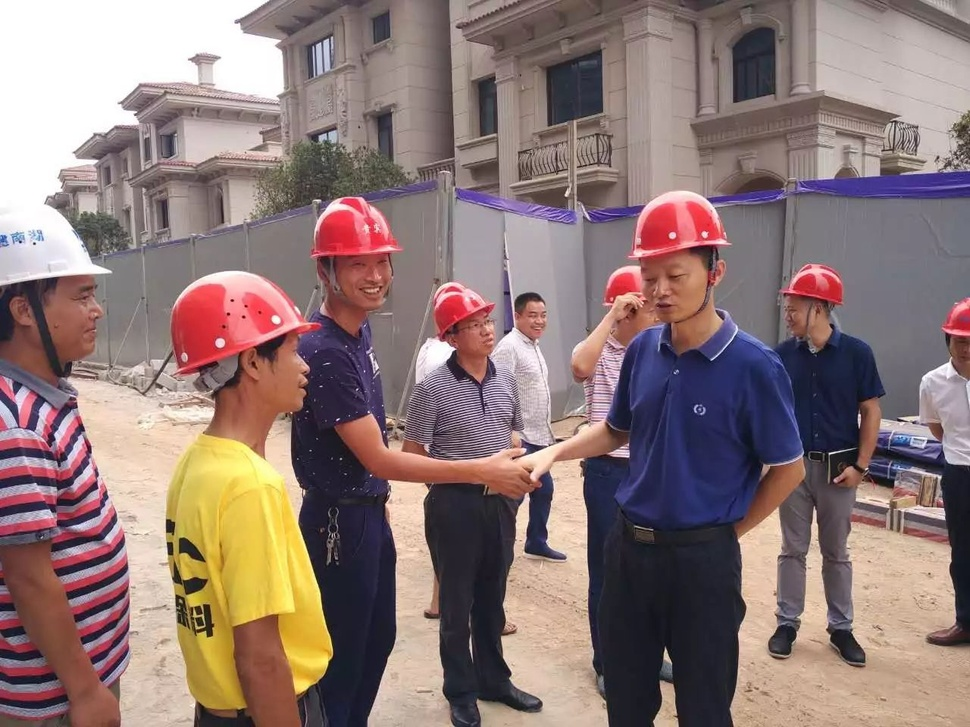
#> input picture models/1.jpg, 970 x 727 px, shrunk from 1280 x 960 before the run
$ python jpeg_quality_probe.py --image ../../../../models/1.jpg
#> lines starting #> are read from the running program, lines starting #| are printed output that depends on the picture
#!/usr/bin/env python3
"""Compare board JPEG encode time and size on an existing annotated frame."""
import argparse
import json
from pathlib import Path
import statistics
import time

import cv2


def main(argv=None):
    parser = argparse.ArgumentParser()
    parser.add_argument('--image', required=True)
    parser.add_argument('--iterations', type=int, default=30)
    args = parser.parse_args(argv)
    image = cv2.imread(args.image)
#> image is the input picture: shape (727, 970, 3); mean B, G, R 118.2, 120.7, 141.8
    if image is None:
        raise RuntimeError('image could not be decoded')
    height, width = image.shape[:2]
#> height = 727; width = 970
    cv2.rectangle(image, (20, 20), (width - 20, height - 20), (0, 200, 0), 2)
    cv2.putText(image, 'healthy | alarm: active | frame: 12345', (5, 20),
                cv2.FONT_HERSHEY_SIMPLEX, .45, (200, 200, 200), 1)
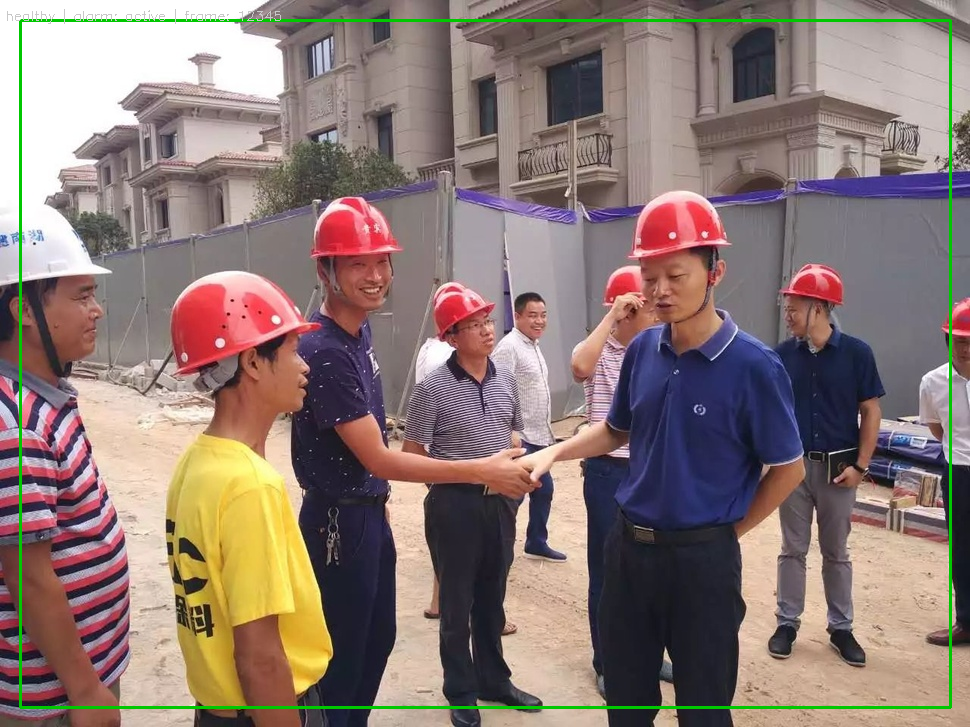
#> image: shape (727, 970, 3); mean B, G, R 116.4, 121.6, 139.7
    results = {}
    for quality in (95, 90, 85, 80, 75, 70):
        ok, encoded = cv2.imencode('.jpg', image, [cv2.IMWRITE_JPEG_QUALITY, quality])
        if not ok:
            raise RuntimeError('JPEG encoding failed')
        samples = []
        for _ in range(max(1, args.iterations)):
            began = time.perf_counter()
            ok, encoded = cv2.imencode('.jpg', image, [cv2.IMWRITE_JPEG_QUALITY, quality])
            samples.append((time.perf_counter() - began) * 1000)
            if not ok:
                raise RuntimeError('JPEG encoding failed')
        results[str(quality)] = {
            'bytes': len(encoded),
            'mean_ms': statistics.mean(samples),
            'p50_ms': statistics.median(samples),
            'p95_ms': sorted(samples)[int((len(samples) - 1) * .95)],
        }
#> after the loop, results = 6 items
    print(json.dumps({'image': str(Path(args.image).resolve()),
                      'shape': list(image.shape), 'results': results},
                     ensure_ascii=False, allow_nan=False, indent=2))
#> (printed output is left out)
    return 0


if __name__ == '__main__':
    raise SystemExit(main())
#> (the program exits here)
